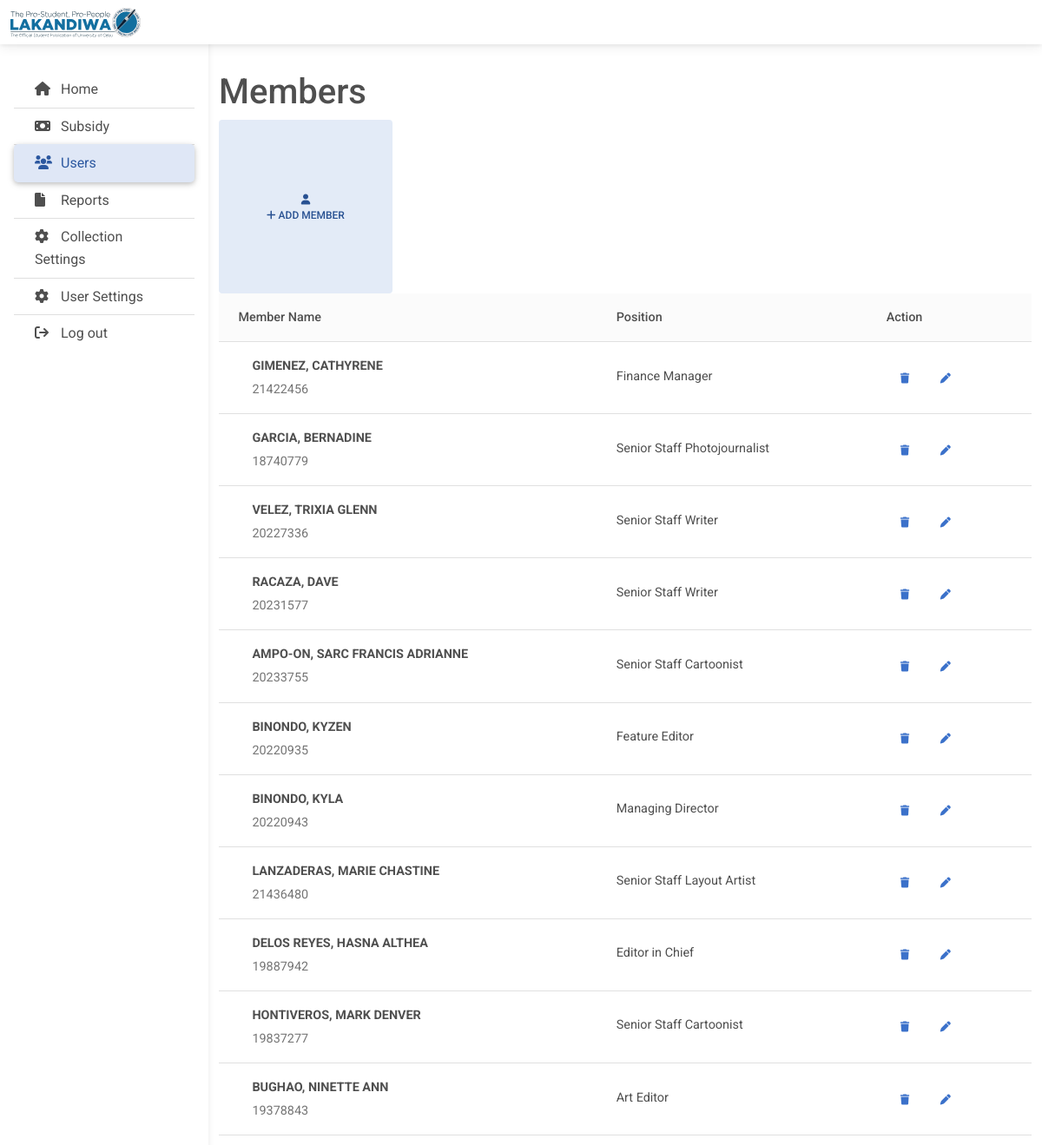
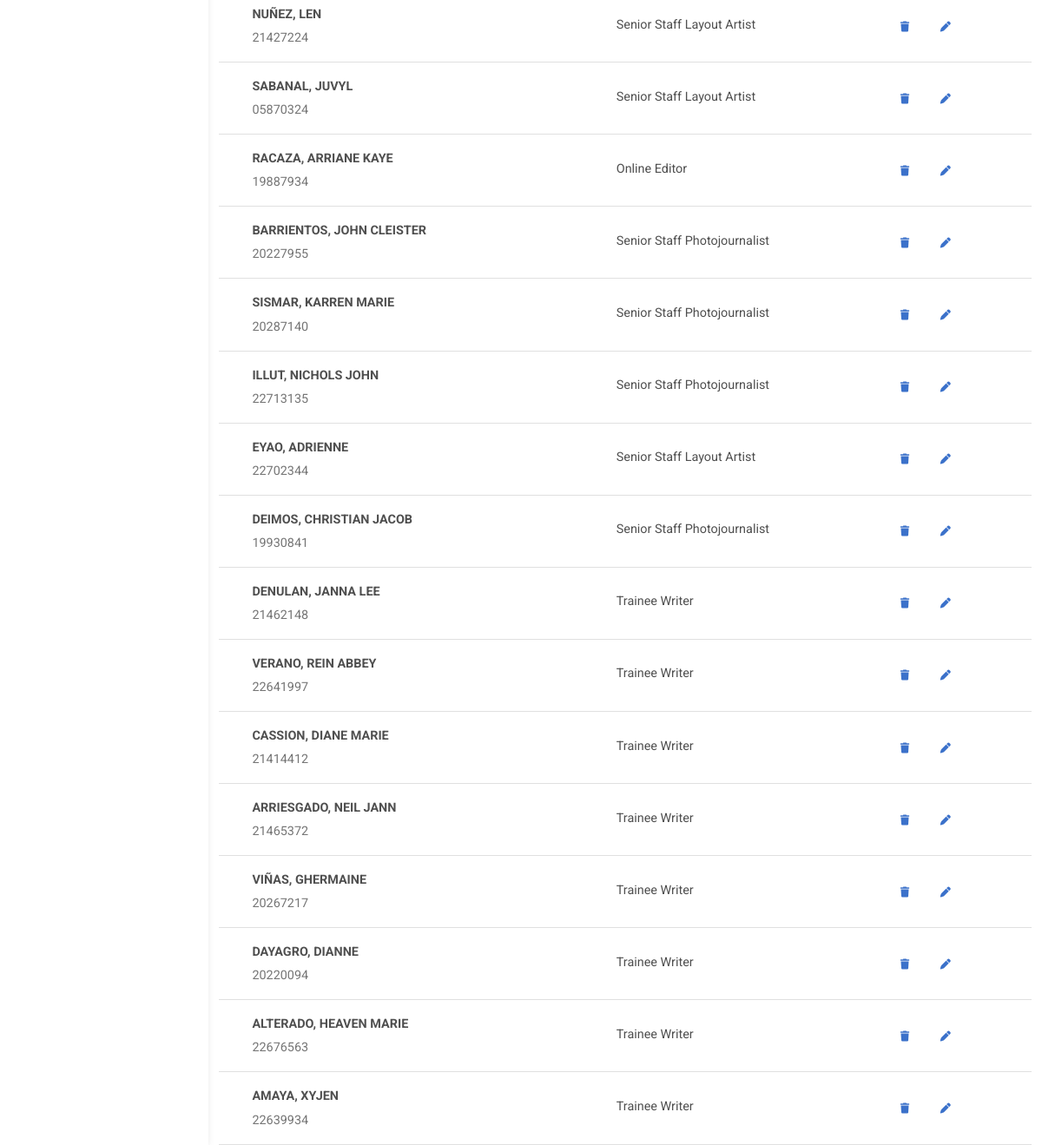
The app's page /users (signed in) with its own data (2 pictures, top to bottom).
### models.py (models this page shows, shortened)
class User(db.Model):
    id = db.Column(db.String(8), primary_key = True)
    firstname = db.Column(db.String(100), nullable=False)
    lastname = db.Column(db.String(100), nullable=False)
    password = db.Column(db.String(255), nullable=False)
    position = db.Column(db.String(255), nullable=False)
    status = db.Column(db.String(30), nullable=False)
    collection = db.relationship('Collection', backref='user', lazy=True)
    subsidies_as_member = db.relationship('Subsidy', foreign_keys='Subsidy.member_id', backref='member' ,lazy=True)
    subsidies_as_signer = db.relationship('Subsidy', foreign_keys='Subsidy.signed_by' ,backref='signer' ,lazy=True)

### app.py (the view)
@app.route('/users')
def users():
    if "position" not in session:
        return redirect(url_for('index', message="Login first"))
    allowed = ['Editor in Chief', 'Managing Director', 'Admin']
    if session["position"] not in allowed:
        return redirect(url_for('users', message="Invalid page"))
    title = "Users"
    message = request.args.get('message')
    members = User.query.filter_by(status="active").all()
    return render_template('users.html', title=title, members=members, positions=environment.positions, message=message)

### app.py (called while the page is built)
def setSettings():
    if is_table_empty(SubsidyValue):
        subsidy_value = SubsidyValue(100.00)
        db.session.add(subsidy_value)
        db.session.commit()
    if is_table_empty(CollectionValue):
        collection_value = CollectionValue(100.00)
        db.session.add(collection_value)
        db.session.commit()

@app.before_request
def create_tables():
    db.create_all()
    setSettings()

@app.after_request
def after_request(response):
    response.headers["Cache-Control"] = "no-cache, no-store, must-revalidate"
    response.headers.add(
        'Cache-Control', 'no-store, no-cache, must-revalidate, post-check=0, pre-check=0')
    return response

### util.py (called while the page is built)
def is_table_empty(table):
    query = table.query.first()
    if query:
        return False
    else:
        return True

### templates/users.html (shortened to what this page needs)
{% extends 'base.html' %}
{% block body %}
<main style="margin-top: 58px">
    <div class="container pt-4">
        <section class="mb-4">
            <h1>Members</h1>
            <button type="button" class="btn btn-secondary home-button" data-bs-toggle="modal"
                data-bs-target="#addMemberModal" data-bs-whatever="@mdo"><i class="fa-solid fa-user"></i>
                <br> <i class="fa fa-plus" aria-hidden="true"></i> Add Member</button>
            <table class="table align-middle mb-0 bg-white">
                <thead class="bg-light">
                    <tr>
                        <th>Member Name</th>
                        <th>Position</th>
                        <th>Action</th>
                    </tr>
                </thead>
                <tbody>
                    {% for member in members %}
                    <tr>
                        <td>
                            <div class="d-flex align-items-center">
                                <div class="ms-3">
                                    <p class="fw-bold mb-1">{{member.lastname}}, {{member.firstname }}</p>
                                    <p class="text-muted mb-0">{{member.id}}</p>
                                </div>
                            </div>
                        </td>
                        <td>
                            <p class="fw-normal mb-1">{{member.position}}</p>
                        </td>
                        <td>
                            <button type="button" class="btn btn-link btn-sm btn-rounded" data-bs-toggle="modal"
                                data-bs-target="#deleteMemberModal"
                                onclick="setDeleteModal('{{member.id}}', '{{member.firstname}}', '{{member.lastname}}')">
                                <i class="fa-solid fa-trash"></i>
                            </button>
                            <button type="button" class="btn btn-link btn-sm btn-rounded"
                                onclick="setEditModal('{{member.id}}', '{{member.firstname}}','{{member.lastname}}','{{member.position}}')"
                                data-bs-toggle="modal" data-bs-target="#editMemberModal">
                                <i class="fa-solid fa-pen"></i>
                            </button>
                        </td>
                    </tr>
                    {% endfor %}
                </tbody>
            </table>
        </section>
    </div>
</main>
{% endblock %}

### static/css/style.css (style rules this page uses)
body, html { height: 100%; margin: 0; padding: 0; }
body { background-color: #fbfbfb; }
@media (min-width: 991.98px) { main { padding-left: 240px; } }
.home-button { width: 200px; height: 200px; }

### records on screen
User: lastname "GIMENEZ", firstname "CATHYRENE", id "21422456", position "Finance Manager"
User: lastname "GARCIA", firstname "BERNADINE", id "18740779", position "Senior Staff Photojournalist"
User: lastname "VELEZ", firstname "TRIXIA GLENN", id "20227336", position "Senior Staff Writer"
User: lastname "RACAZA", firstname "DAVE", id "20231577", position "Senior Staff Writer"
User: lastname "AMPO-ON", firstname "SARC FRANCIS ADRIANNE", id "20233755", position "Senior Staff Cartoonist"
User: lastname "BINONDO", firstname "KYZEN", id "20220935", position "Feature Editor"
User: lastname "BINONDO", firstname "KYLA", id "20220943", position "Managing Director"
User: lastname "LANZADERAS", firstname "MARIE CHASTINE", id "21436480", position "Senior Staff Layout Artist"
User: lastname "DELOS REYES", firstname "HASNA ALTHEA", id "19887942", position "Editor in Chief"
User: lastname "HONTIVEROS", firstname "MARK DENVER", id "19837277", position "Senior Staff Cartoonist"
User: lastname "BUGHAO", firstname "NINETTE ANN", id "19378843", position "Art Editor"
User: lastname "NUÑEZ", firstname "LEN", id "21427224", position "Senior Staff Layout Artist"
User: lastname "SABANAL", firstname "JUVYL", id "05870324", position "Senior Staff Layout Artist"
User: lastname "RACAZA", firstname "ARRIANE KAYE", id "19887934", position "Online Editor"
User: lastname "BARRIENTOS", firstname "JOHN CLEISTER", id "20227955", position "Senior Staff Photojournalist"
User: lastname "SISMAR", firstname "KARREN MARIE", id "20287140", position "Senior Staff Photojournalist"
User: lastname "ILLUT", firstname "NICHOLS JOHN", id "22713135", position "Senior Staff Photojournalist"
User: lastname "EYAO", firstname "ADRIENNE", id "22702344", position "Senior Staff Layout Artist"
User: lastname "DEIMOS", firstname "CHRISTIAN JACOB", id "19930841", position "Senior Staff Photojournalist"
User: lastname "DENULAN", firstname "JANNA LEE", id "21462148", position "Trainee Writer"
User: lastname "VERANO", firstname "REIN ABBEY", id "22641997", position "Trainee Writer"
User: lastname "CASSION", firstname "DIANE MARIE", id "21414412", position "Trainee Writer"
User: lastname "ARRIESGADO", firstname "NEIL JANN", id "21465372", position "Trainee Writer"
User: lastname "VIÑAS", firstname "GHERMAINE", id "20267217", position "Trainee Writer"
User: lastname "DAYAGRO", firstname "DIANNE", id "20220094", position "Trainee Writer"
User: lastname "ALTERADO", firstname "HEAVEN MARIE", id "22676563", position "Trainee Writer"
User: lastname "AMAYA", firstname "XYJEN", id "22639934", position "Trainee Writer"
